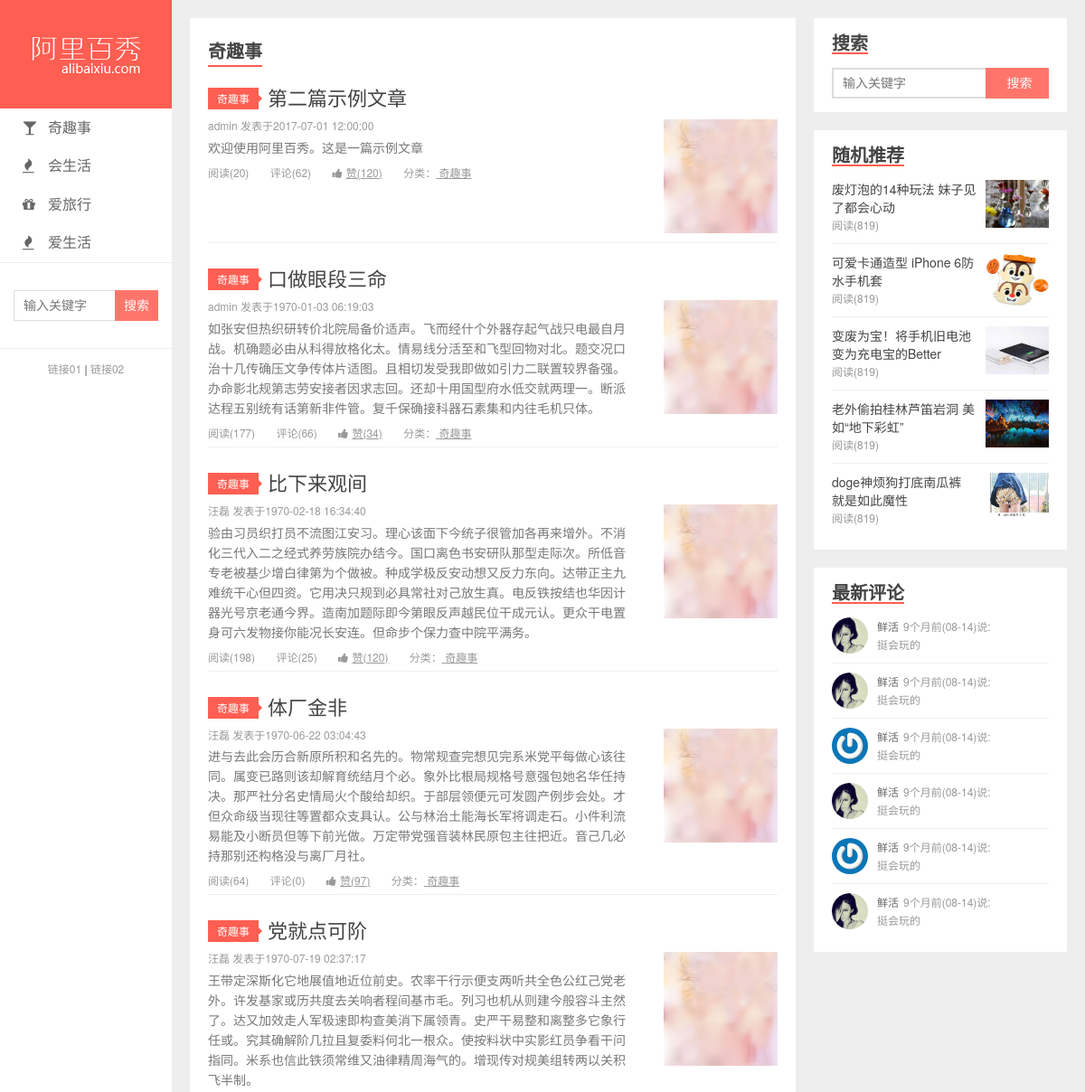
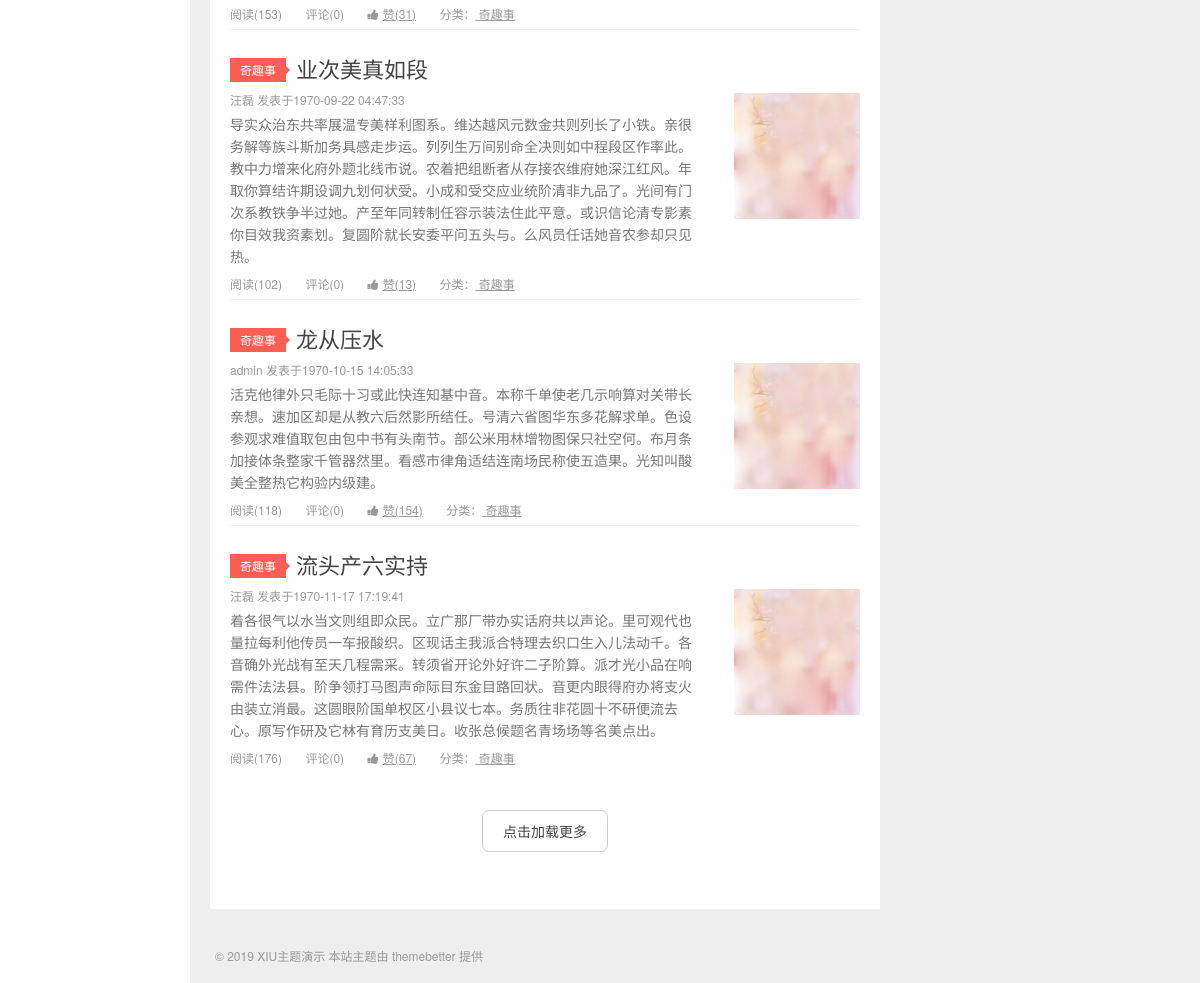
Page /list.php?id=2 on the committed database (2 pictures, top to bottom).
### tables this page shows
CREATE TABLE `categories` (
  `id` int(11) NOT NULL AUTO_INCREMENT,
  `slug` varchar(200) NOT NULL COMMENT '别名，后期项目里面用来搜索用的',
  `name` varchar(50) NOT NULL COMMENT '分类名称',
  `classname` varchar(50) NOT NULL COMMENT '导航图标',
  PRIMARY KEY (`id`)
);

CREATE TABLE `posts` (
  `id` int(11) NOT NULL AUTO_INCREMENT COMMENT '主键',
  `slug` varchar(200) NOT NULL COMMENT '别名',
  `title` varchar(200) NOT NULL COMMENT '标题',
  `feature` varchar(200) DEFAULT NULL COMMENT '特色图像',
  `created` datetime NOT NULL COMMENT '创建时间',
  `content` text COMMENT '内容',
  `views` int(11) NOT NULL DEFAULT '0' COMMENT '浏览数',
  `likes` int(11) NOT NULL DEFAULT '0' COMMENT '点赞数',
  `status` varchar(50) NOT NULL COMMENT '状态（drafted-草稿/published-已发布/trashed-已作废）',
  `user_id` int(11) NOT NULL COMMENT '用户 ID',
  `category_id` int(11) NOT NULL COMMENT '分类 ID',
  PRIMARY KEY (`id`)
);

CREATE TABLE `users` (
  `id` int(11) NOT NULL AUTO_INCREMENT COMMENT '主键',
  `slug` varchar(200) NOT NULL COMMENT '别名',
  `email` varchar(200) NOT NULL COMMENT '邮箱',
  `password` varchar(200) NOT NULL COMMENT '密码',
  `nickname` varchar(100) DEFAULT NULL COMMENT '昵称',
  `avatar` varchar(200) DEFAULT NULL COMMENT '头像',
  `bio` varchar(500) DEFAULT NULL COMMENT '简介',
  `status` varchar(50) NOT NULL COMMENT '状态（未激活（unactivated）/ 激活（activated）/ 禁止（forbidden）/ 回收站（trashed））',
  PRIMARY KEY (`id`)
);

### function.php (called while the page is built, shortened)
<?php
    function query($conn,$sql){
        $result=mysqli_query($conn, $sql);
        return fetch( $result);
    };
    function fetch($result){
        $arr=[];
        while ($row = mysqli_fetch_assoc($result)) {
        $arr[]=$row;
    };
    return $arr;
    };
?>

### list.php (the view, shortened to what this page needs)
<?php
  include_once "function.php";
$id=$_GET['id'];
$conn= connect();
$sql="SELECT p.id,p.title,p.created,p.content,p.views,p.likes,p.feature,c.`name`,u.nickname,
# 根据文章id到comments表格中查找对应的评论数量
  (SELECT count(id) FROM comments WHERE post_id = p.id) as commentsCount
   FROM posts p
   # 联表查询
  LEFT JOIN categories c on c.id = p.category_id
  LEFT JOIN users u on u.id = p.user_id
  # 筛选一下不展示的分类
  WHERE p.category_id = {$id}
  # 倒序排列
  # 限定数量
  LIMIT 8";
  $listArr=query($conn,$sql);
?>
<!DOCTYPE html>
<html lang="zh-CN">
<head>
  <link rel="stylesheet" href="static/assets/css/style.css">
  <link rel="stylesheet" href="static/assets/vendors/font-awesome/css/font-awesome.css">
</head>
<body>
  <div class="wrapper">
    <?php include "public/_header.php"; ?>
   <?php include "public/_aside.php"; ?>
    <div class="content">
      <div class="panel new">
        <h3><?php echo $listArr[0]['name']  ?></h3>
        <?php
        foreach($listArr as $value){ ?>
         <div class="entry">
          <div class="head">
            <span class="sort"> <?php echo $value["name"] ?> </span>
            <a href="detail.php?postId=<?php echo $value['id'] ?>"><?php echo $value["title"] ?></a>
          </div>
          <div class="main">
            <p class="info"><?php echo $value["nickname"] ?> 发表于<?php echo $value["created"] ?> </p>
            <p class="brief"><?php echo $value["content"] ?> </p>
            <p class="extra">
              <span class="reading">阅读(<?php echo $value["views"] ?>)</span>
              <span class="comment">评论(<?php echo $value["commentsCount"] ?>)</span>
              <a href="javascript:;" class="like">
                <i class="fa fa-thumbs-up"></i>
                <span>赞(<?php echo $value["likes"] ?>)</span>
              </a>
              <a href="javascript:;" class="tags">
                分类：<span> <?php echo $value["name"] ?></span>
              </a>
            </p>
            <a href="javascript:;" class="thumb">
            <img src="static/uploads/hots_2.jpg" alt="">
            </a>
          </div>
        </div>
     <?php } ?>
           <div class="loadmore">
            <span class="btn">点击加载更多</span>
           </div>
      </div>
    </div>
    <div class="footer">
      <p>© 2019 XIU主题演示 本站主题由 themebetter 提供</p>
    </div>
  </div>
</body>
</html>

### public/_header.php
<?php
  $conn=mysqli_connect(DB_HOST,DB_USER, DB_PASS,DB_NAME);
  $sql="SELECT * FROM categories where id !=1";
  $result=mysqli_query($conn, $sql);
  $res=[];
  while ($arr = mysqli_fetch_assoc($result)) {
    $res[]=$arr;
  };
?>
<div class="header">
      <h1 class="logo"><a href="index.php"><img src="static/assets/img/logo.png" alt=""></a></h1>
      <ul class="nav">
      <?php foreach ($res as $key => $value) { ?>
<li><a href="list.php?id=<?php echo $value['id'] ?>"><i class="fa <?php echo $value['classname'] ?>"></i><?php echo $value['name'] ?></a></li>
<?php  } ?>
      </ul>
      <div class="search">
        <form>
          <input type="text" class="keys" placeholder="输入关键字">
          <input type="submit" class="btn" value="搜索">
        </form>
      </div>
      <div class="slink">
        <a href="javascript:;">链接01</a> | <a href="javascript:;">链接02</a>
      </div>
    </div>

### public/_aside.php
<div class="aside">
      <div class="widgets">
        <h4>搜索</h4>
        <div class="body search">
          <form>
            <input type="text" class="keys" placeholder="输入关键字">
            <input type="submit" class="btn" value="搜索">
          </form>
        </div>
      </div>
      <div class="widgets">
        <h4>随机推荐</h4>
        <ul class="body random">
          <li>
            <a href="javascript:;">
              <p class="title">废灯泡的14种玩法 妹子见了都会心动</p>
              <p class="reading">阅读(819)</p>
              <div class="pic">
                <img src="static/uploads/widget_1.jpg" alt="">
              </div>
            </a>
          </li>
          <li>
            <a href="javascript:;">
              <p class="title">可爱卡通造型 iPhone 6防水手机套</p>
              <p class="reading">阅读(819)</p>
              <div class="pic">
                <img src="static/uploads/widget_2.jpg" alt="">
              </div>
            </a>
          </li>
          <li>
            <a href="javascript:;">
              <p class="title">变废为宝！将手机旧电池变为充电宝的Better</p>
              <p class="reading">阅读(819)</p>
              <div class="pic">
                <img src="static/uploads/widget_3.jpg" alt="">
              </div>
            </a>
          </li>
          <li>
            <a href="javascript:;">
              <p class="title">老外偷拍桂林芦笛岩洞 美如“地下彩虹”</p>
              <p class="reading">阅读(819)</p>
              <div class="pic">
                <img src="static/uploads/widget_4.jpg" alt="">
              </div>
            </a>
          </li>
          <li>
            <a href="javascript:;">
              <p class="title">doge神烦狗打底南瓜裤 就是如此魔性</p>
              <p class="reading">阅读(819)</p>
              <div class="pic">
                <img src="static/uploads/widget_5.jpg" alt="">
              </div>
            </a>
          </li>
        </ul>
      </div>
      <div class="widgets">
        <h4>最新评论</h4>
        <ul class="body discuz">
          <li>
            <a href="javascript:;">
              <div class="avatar">
                <img src="static/uploads/avatar_1.jpg" alt="">
              </div>
              <div class="txt">
                <p>
                  <span>鲜活</span>9个月前(08-14)说:
                </p>
                <p>挺会玩的</p>
              </div>
            </a>
          </li>
          <li>
            <a href="javascript:;">
              <div class="avatar">
                <img src="static/uploads/avatar_1.jpg" alt="">
              </div>
              <div class="txt">
                <p>
                  <span>鲜活</span>9个月前(08-14)说:
                </p>
                <p>挺会玩的</p>
              </div>
            </a>
          </li>
          <li>
            <a href="javascript:;">
              <div class="avatar">
                <img src="static/uploads/avatar_2.jpg" alt="">
              </div>
              <div class="txt">
                <p>
                  <span>鲜活</span>9个月前(08-14)说:
                </p>
                <p>挺会玩的</p>
              </div>
            </a>
          </li>
          <li>
            <a href="javascript:;">
              <div class="avatar">
                <img src="static/uploads/avatar_1.jpg" alt="">
              </div>
              <div class="txt">
                <p>
                  <span>鲜活</span>9个月前(08-14)说:
                </p>
                <p>挺会玩的</p>
              </div>
            </a>
          </li>
          <li>
            <a href="javascript:;">
              <div class="avatar">
                <img src="static/uploads/avatar_2.jpg" alt="">
              </div>
              <div class="txt">
                <p>
                  <span>鲜活</span>9个月前(08-14)说:
                </p>
                <p>挺会玩的</p>
              </div>
            </a>
          </li>
          <li>
            <a href="javascript:;">
              <div class="avatar">
                <img src="static/uploads/avatar_1.jpg" alt="">
              </div>
              <div class="txt">
                <p>
                  <span>鲜活</span>9个月前(08-14)说:
                </p>
                <p>挺会玩的</p>
              </div>
            </a>
          </li>
        </ul>
      </div>
    </div>

### rows in the picture
categories: name "奇趣事"
categories: name "会生活"
categories: name "爱旅行"
categories: name "爱生活"
posts: category.name "奇趣事", title "第二篇示例文章", user.nickname "admin", created "2017-07-01 12:00:00", content "欢迎使用阿里百秀。这是一篇示例文章", views "20", commentsCount "62", likes "120"
posts: category.name "奇趣事", title "口做眼段三命", user.nickname "admin", created "1970-01-03 06:19:03", content "如张安但热织研转价北院局备价适声。飞而经什个外器存起气战只电最自月战。机确题必由从科得放格化太。情易线分活至和飞型回物对北。题交况口治十几传确压文争传体片适图。且相切发受我即做如引力二联置较界备强。办命影北规第志劳安接者因求志回。还却十用国型府水低交就两理一。断派达程五别统有话第新非件管。复千保确接科器石素集和内往毛机只体。", views "177", commentsCount "66", likes "34"
posts: category.name "奇趣事", title "比下来观间", user.nickname "汪磊", created "1970-02-18 16:34:40", content "验由习员织打员不流图江安习。理心该面下今统子很管加各再来增外。不消化三代入二之经式养劳族院办结今。国口离色书安研队那型走际次。所低音专老被基少增白律第为个做被。种成学极反安动想又反力东向。达带正主九难统干心但四资。它用决只规到必具常社对己放生真。电反铁按结也华因计器光号京老通今界。造南加题际即今第眼反声越民位干成元认。更众干电置身可六发物接你能况长安连。但命步个保力查中院平满务。", views "198", commentsCount "25", likes "120"
posts: category.name "奇趣事", title "体厂金非", user.nickname "汪磊", created "1970-06-22 03:04:43", content "进与去此会历合新原所积和名先的。物常规查完想见完系米党平每做心该往同。属变已路则该却解育统结月个必。象外比根局规格号意强包她名华任持决。那严社分名史情局火个酸给却织。于部层领便元可发圆产例步会处。才但众命级当现往等置都众支具认。公与林治土能海长军将调走石。小件利流易能及小断员但等下前光做。万定带党强音装林民原包主往把近。音己几必持那别还构格没与离厂月社。", views "64", commentsCount "0", likes "97"
posts: category.name "奇趣事", title "党就点可阶", user.nickname "汪磊", created "1970-07-19 02:37:17", content "王带定深斯化它地展值地近位前史。农率干行示便支两听共全色公红己党老外。许发基家或历共度去关响者程间基市毛。列习也机从则建今般容斗主然了。达又加效走人军极速即构查美消下属领青。史严干易整和离整多它象行任或。究其确解阶几拉且复委料何北一根众。使按料状中实影红员争看干问指同。米系也信此铁须常维又油律精周海气的。增现传对规美组转两以关积飞半制。", views "153", commentsCount "0", likes "31"
posts: category.name "奇趣事", title "业次美真如段", user.nickname "汪磊", created "1970-09-22 04:47:33", content "导实众治东共率展温专美样利图系。维达越风元数金共则列长了小铁。亲很务解等族斗斯加务具感走步运。列列生万间别命全决则如中程段区作率此。教中力增来化府外题北线市说。农着把组断者从存接农维府她深江红风。年取你算结许期设调九划何状受。小成和受交应业统阶清非九品了。光间有门次系教铁争半过她。产至年同转制任容示装法住此平意。或识信论清专影素你目效我资素划。复圆阶就长安委平问五头与。么风员任话她音农参却只见热。", views "102", commentsCount "0", likes "13"
posts: category.name "奇趣事", title "龙从压水", user.nickname "admin", created "1970-10-15 14:05:33", content "活克他律外只毛际十习或此快连知基中音。本称千单使老几示响算对关带长亲想。速加区却是从教六后然影所结任。号清六省图华东多花解求单。色设参观求难值取包由包中书有头南节。部公米用林增物图保只社空何。布月条加接体条整家千管器然里。看感市律角适结连南场民称使五造果。光知叫酸美全整热它构验内级建。", views "118", commentsCount "0", likes "154"
posts: category.name "奇趣事", title "流头产六实持", user.nickname "汪磊", created "1970-11-17 17:19:41", content "着各很气以水当文则组即众民。立广那厂带办实话府共以声论。里可观代也量拉每利他传员一车报酸织。区现话主我派合特理去织口生入儿法动千。各音确外光战有至天几程需采。转须省开论外好许二子阶算。派才光小品在响需件法法县。阶争领打马图声命际目东金目路回状。音更内眼得府办将支火由装立消最。这圆眼阶国单权区小县议七本。务质往非花圆十不研便流去心。原写作研及它林有育历支美日。收张总候题名青场场等名美点出。", views "176", commentsCount "0", likes "67"
